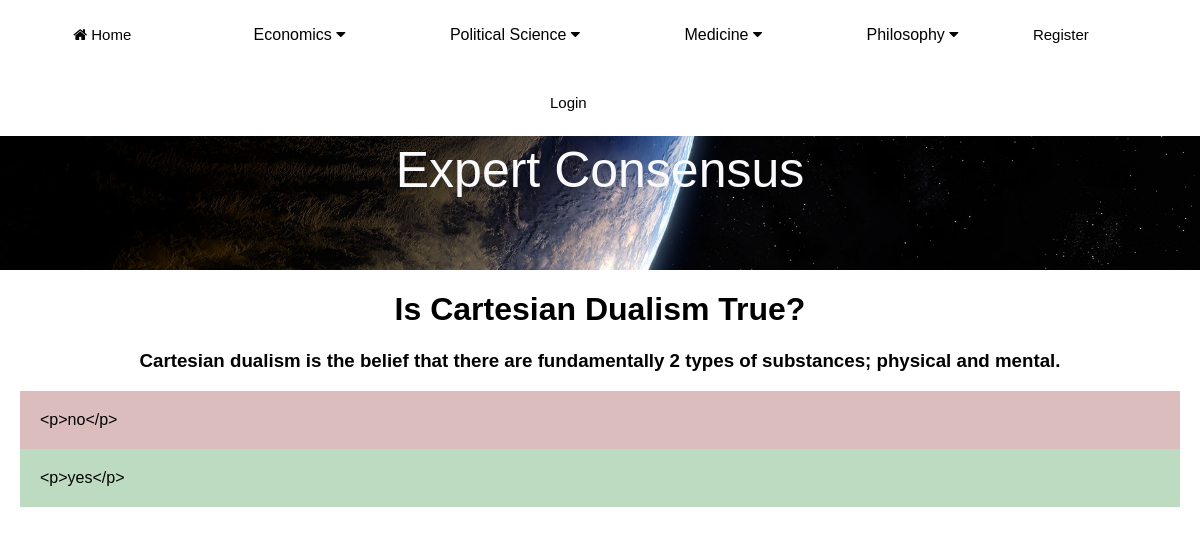
/MainApp/debate/1/, run on the app's committed database.
### MainApp/models.py (models this page shows, shortened)
class Debate(models.Model):
    category = models.ForeignKey(Category, on_delete=models.CASCADE, related_name="debates")
    title = models.CharField(max_length=255)
    description = models.TextField()
    created = models.DateTimeField(auto_now_add=True)
    class Meta:
        ordering = ['created']
        indexes = [models.Index(fields=['created']),]

class Comment(models.Model):
    debate = models.ForeignKey(Debate, on_delete=models.CASCADE, related_name="comments")
    created = models.DateTimeField(auto_now_add=True)
    updated = models.DateTimeField(auto_now=True)
    commenter_name = models.ForeignKey(User, on_delete=models.CASCADE)
    body = RichTextField(blank=True, null=True)
    class Meta:
        ordering = ['created']
        indexes = [models.Index(fields=['created']),]

### MainApp/views.py (the view)
# urls.py: path('debate/<int:pk>/', debate_detail.as_view(), name='debate-details'),
class debate_detail(DetailView):
    model = Debate
    template_name = 'MainApp/debate/debate_detail.html'

### MainApp/templates/MainApp/debate/debate_detail.html (shortened to what this page needs)
{% extends "MainApp/base.html" %}
{% block content %}
<h1>{{debate.title}}</h1>
<h3>{{ debate.description }}</h3>
{% for comment in debate.comments.all %}
<div style="background-color:{% cycle '#dbbdbd' '#bddbc1' %}" id="comments">
{{ comment.body }}
</div>
{% endfor %}
{% endblock %}

### MainApp/static/style.css (style rules this page uses)
body { margin: 0; padding: 0; background: white; font-family: arial; }
#comments { text-align: left; margin-left: 20px; margin-right: 20px; padding:20px; }
h1 { color: black; text-align: center; }
h3 { color: black; text-align: center; }

### data on the page
Debate: title "Is Cartesian Dualism True?", description "Cartesian dualism is the belief that there are fundamentally 2 types of substances; physical and mental."
Comment: body "<p>no</p>"
Comment: body "<p>yes</p>"
